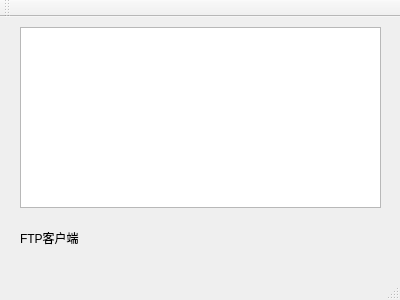
<?xml version="1.0" encoding="UTF-8"?>
<ui version="4.0">
 <class>MainWindow</class>
 <widget class="QMainWindow" name="MainWindow">
  <property name="geometry">
   <rect>
    <x>0</x>
    <y>0</y>
    <width>400</width>
    <height>300</height>
   </rect>
  </property>
  <property name="windowTitle">
   <string>MainWindow</string>
  </property>
  <widget class="QWidget" name="centralWidget">
   <widget class="QTextBrowser" name="textBrowser">
    <property name="geometry">
     <rect>
      <x>20</x>
      <y>10</y>
      <width>361</width>
      <height>181</height>
     </rect>
    </property>
   </widget>
   <widget class="QLabel" name="label">
    <property name="geometry">
     <rect>
      <x>20</x>
      <y>205</y>
      <width>371</width>
      <height>31</height>
     </rect>
    </property>
    <property name="text">
     <string>FTP客户端</string>
    </property>
   </widget>
  </widget>
  <widget class="QMenuBar" name="menuBar">
   <property name="geometry">
    <rect>
     <x>0</x>
     <y>0</y>
     <width>400</width>
     <height>23</height>
    </rect>
   </property>
  </widget>
  <widget class="QToolBar" name="mainToolBar">
   <attribute name="toolBarArea">
    <enum>TopToolBarArea</enum>
   </attribute>
   <attribute name="toolBarBreak">
    <bool>false</bool>
   </attribute>
  </widget>
  <widget class="QStatusBar" name="statusBar"/>
 </widget>
 <layoutdefault spacing="6" margin="11"/>
 <resources/>
 <connections/>
</ui>
